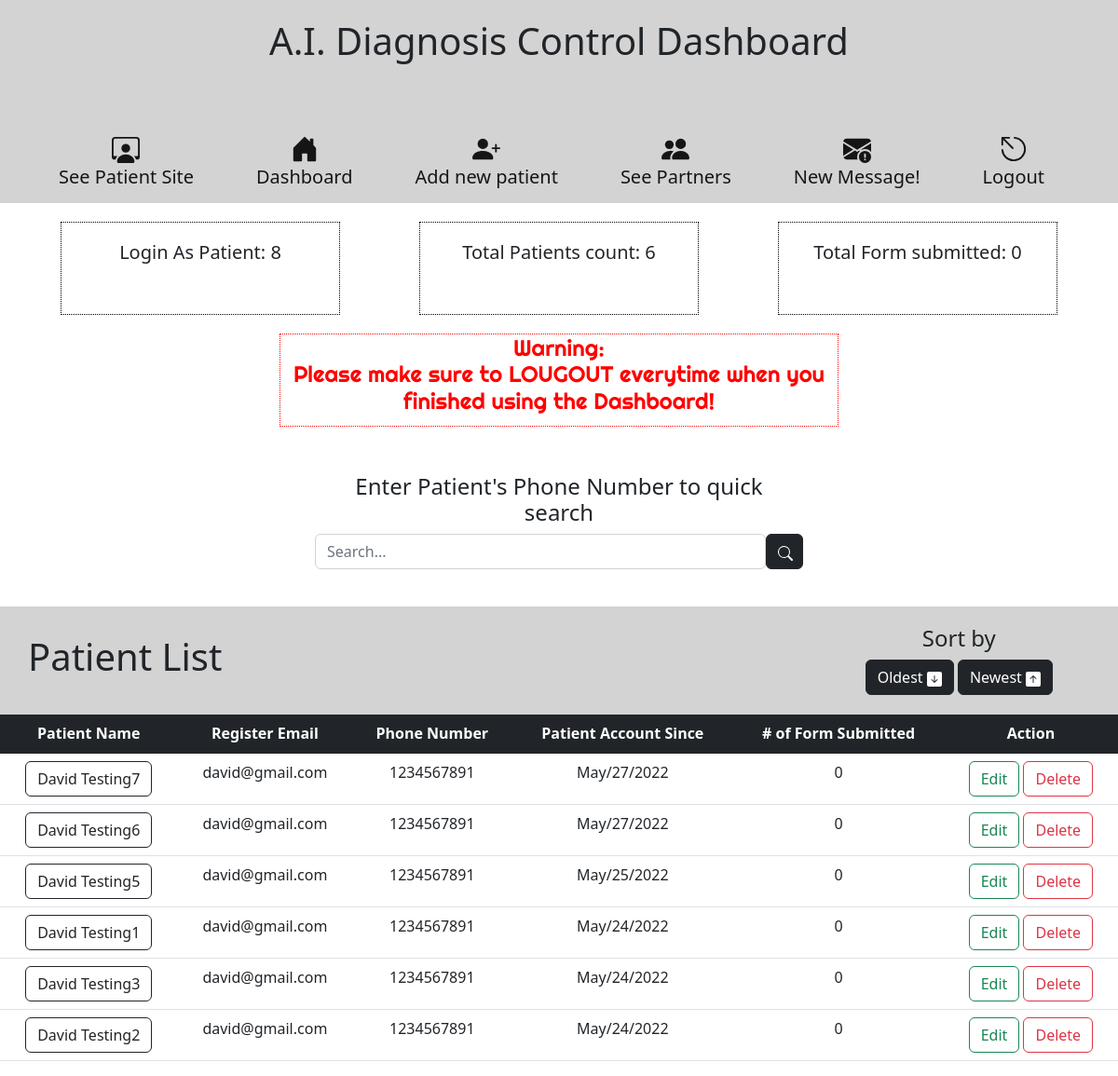
Page /host/oldest (signed in) on the earlier database version.
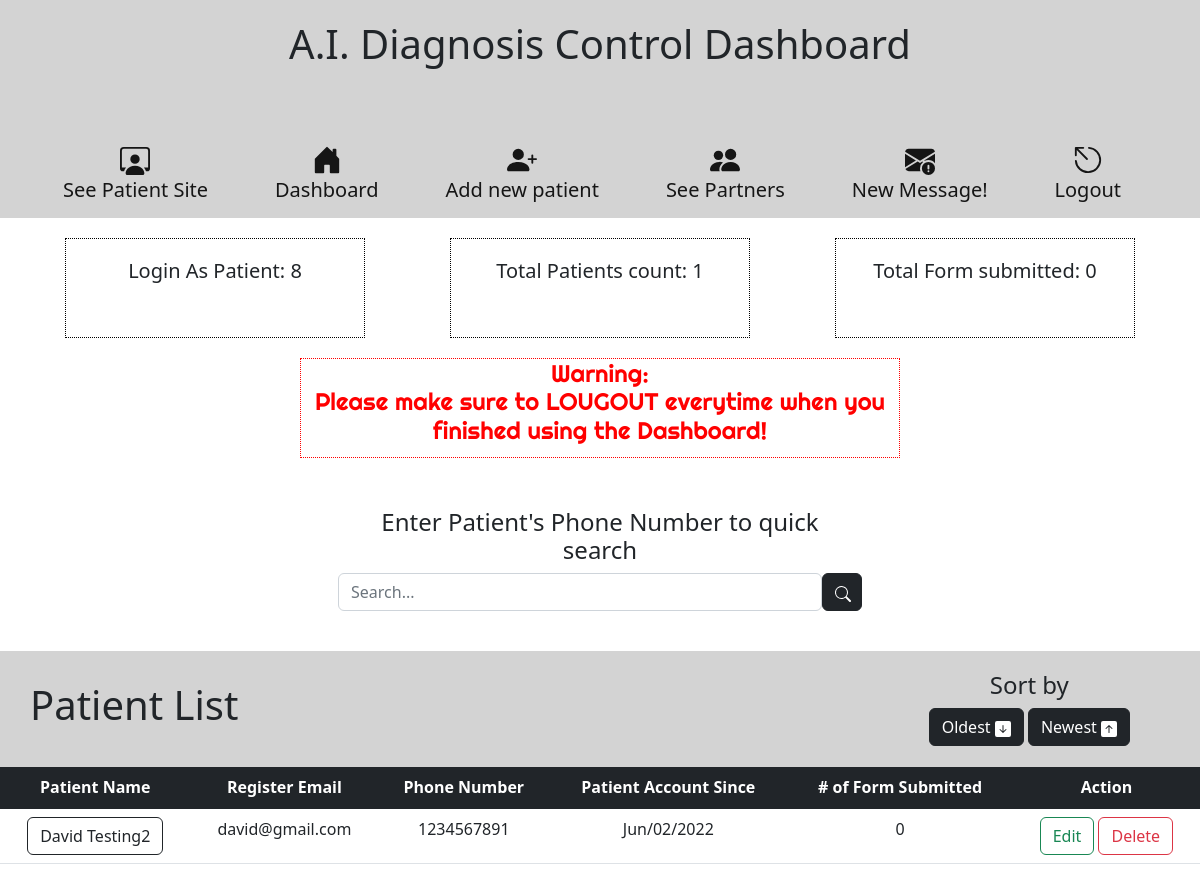
Same page on the later database version.
### firstTrial/models.py (models this page shows)
class Patient(models.Model):
    firstName = models.CharField(max_length=45)
    lastName = models.CharField(max_length=45)
    email = models.EmailField(max_length=70)
    password = models.CharField(max_length=255)
    sex = models.CharField(max_length=20)
    date_of_birth = models.DateField(null=False, blank=False)
    phone_number = models.CharField( max_length=10)
    insurance = models.CharField(max_length=45)
    insuranceId = models.CharField(max_length=45)
    hearUs = models.CharField(max_length=45)
    referByFriend = models.CharField(max_length=105)
    created_at = models.DateTimeField(auto_now_add=True)
    updated_at = models.DateTimeField(auto_now=True)
    objects = PatientManager()

### firstTrial/views.py (the view)
# urls.py: path('host/oldest', views.host_portal_oldest),
def host_portal_oldest(request):
    if 'auth' not in request.session:
        return redirect("/host")
    else:
        context={
            "all_patients": Patient.objects.order_by("-created_at"),
            "all_forms": PatientForm.objects.all(),
        }
        return render(request, "host.html", context)

### firstTrial/templates/host.html (shortened to what the changed rows need)
<!DOCTYPE html>
<html lang="en">
<head>
    <meta name="viewport" content="width=device-width, initial-scale=1.0"> {% load static %}
    <link rel="stylesheet" href="{% static 'css/style.css' %}">
    <link href="https://cdn.jsdelivr.net/npm/bootstrap@5.1.3/dist/css/bootstrap.min.css" rel="stylesheet">
    <link href="https://cdn.jsdelivr.net/npm/bootstrap@5.2.0/dist/css/bootstrap.min.css" rel="stylesheet">
    <link href="https://getbootstrap.com/docs/5.2/assets/css/docs.css" rel="stylesheet">
</head>
<body>
    <center class="dashboard-header">
        <div class="host-header">
            <h1>A.I. Diagnosis Control Dashboard</h1>
        </div>
    </center>
    <center style="display: flex; justify-content: space-evenly;">
        <div style="border: 1px dotted black; width:300px; height: 100px;margin:20px; padding:20px">
            <h5>Total Patients count: {{all_patients.count}}</h5>
        </div>
    </center>
    <div style="display:flex; margin-top: 30px; padding: 20px; justify-content:space-between; background-color: lightgrey;">
        <h1 style="padding: 10px;">Patient List</h1>
    </div>
    <table class="table table-hover" style="text-align:center ;">
        <thead>
            <tr class="table-dark">
                <th>Patient Name</th>
                <th>Register Email</th>
                <th>Phone Number</th>
                <th>Patient Account Since</th>
                <th># of Form Submitted</th>
                <th>Action</th>
            </tr>
        </thead>
        <tbody>
            {% for patient in all_patients %}
            <tr>
                <td><a class="btn btn-outline-dark" href="/patient/{{patient.id}}/detail">{{patient.firstName}} {{patient.lastName}}</a> </td>
                <td>{{patient.email}}</td>
                <td>{{patient.phone_number}}</td>
                <td>{{patient.created_at|date:"M/d/Y"}}</td>
                <td>{{patient.patientForm.count}}</td>
                <td>
                    <a class="btn btn-outline-success" href="/host/{{patient.id}}/settings" target="_blank">Edit</a>
                    <a class="btn btn-outline-danger" href="/patient/{{patient.id}}/delete">Delete</a>
                </td>
            </tr>
            {% endfor %}
        </tbody>
    </table>
</body>
</html>

Differences in the rows shown:
removed Patient: firstName "David", lastName "Testing7", email "david@gmail.com", phone_number "1234567891", created_at "May/27/2022", patientForm.count "0"
removed Patient: firstName "David", lastName "Testing6", email "david@gmail.com", phone_number "1234567891", created_at "May/27/2022", patientForm.count "0"
removed Patient: firstName "David", lastName "Testing5", email "david@gmail.com", phone_number "1234567891", created_at "May/25/2022", patientForm.count "0"
removed Patient: firstName "David", lastName "Testing1", email "david@gmail.com", phone_number "1234567891", created_at "May/24/2022", patientForm.count "0"
removed Patient: firstName "David", lastName "Testing3", email "david@gmail.com", phone_number "1234567891", created_at "May/24/2022", patientForm.count "0"
removed Patient: firstName "David", lastName "Testing2", email "david@gmail.com", phone_number "1234567891", created_at "May/24/2022", patientForm.count "0"
added Patient: firstName "David", lastName "Testing2", email "david@gmail.com", phone_number "1234567891", created_at "Jun/02/2022", patientForm.count "0"
Other differences:
{{ all_patients.count }}: "6" → "1"
